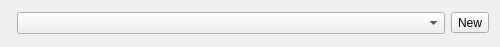
<?xml version="1.0" encoding="UTF-8"?>
<ui version="4.0">
 <class>SelectAttribute</class>
 <widget class="QWidget" name="SelectAttribute">
  <property name="geometry">
   <rect>
    <x>0</x>
    <y>0</y>
    <width>500</width>
    <height>47</height>
   </rect>
  </property>
  <property name="sizePolicy">
   <sizepolicy hsizetype="Preferred" vsizetype="Fixed">
    <horstretch>0</horstretch>
    <verstretch>0</verstretch>
   </sizepolicy>
  </property>
  <property name="windowTitle">
   <string>Form</string>
  </property>
  <layout class="QVBoxLayout" name="verticalLayout">
   <item>
    <layout class="QHBoxLayout" name="horizontalLayout_3">
     <item>
      <layout class="QFormLayout" name="formLayout">
       <item row="0" column="1">
        <widget class="LComboBox" name="comboBox">
         <property name="sizePolicy">
          <sizepolicy hsizetype="Expanding" vsizetype="Fixed">
           <horstretch>0</horstretch>
           <verstretch>0</verstretch>
          </sizepolicy>
         </property>
         <property name="sizeAdjustPolicy">
          <enum>QComboBox::AdjustToMinimumContentsLength</enum>
         </property>
        </widget>
       </item>
      </layout>
     </item>
     <item>
      <widget class="QToolButton" name="newButton">
       <property name="text">
        <string>New</string>
       </property>
      </widget>
     </item>
    </layout>
   </item>
  </layout>
 </widget>
 <customwidgets>
  <customwidget>
   <class>LComboBox</class>
   <extends>QComboBox</extends>
   <header location="global">lcombobox.h</header>
  </customwidget>
 </customwidgets>
 <resources/>
 <connections/>
</ui>
